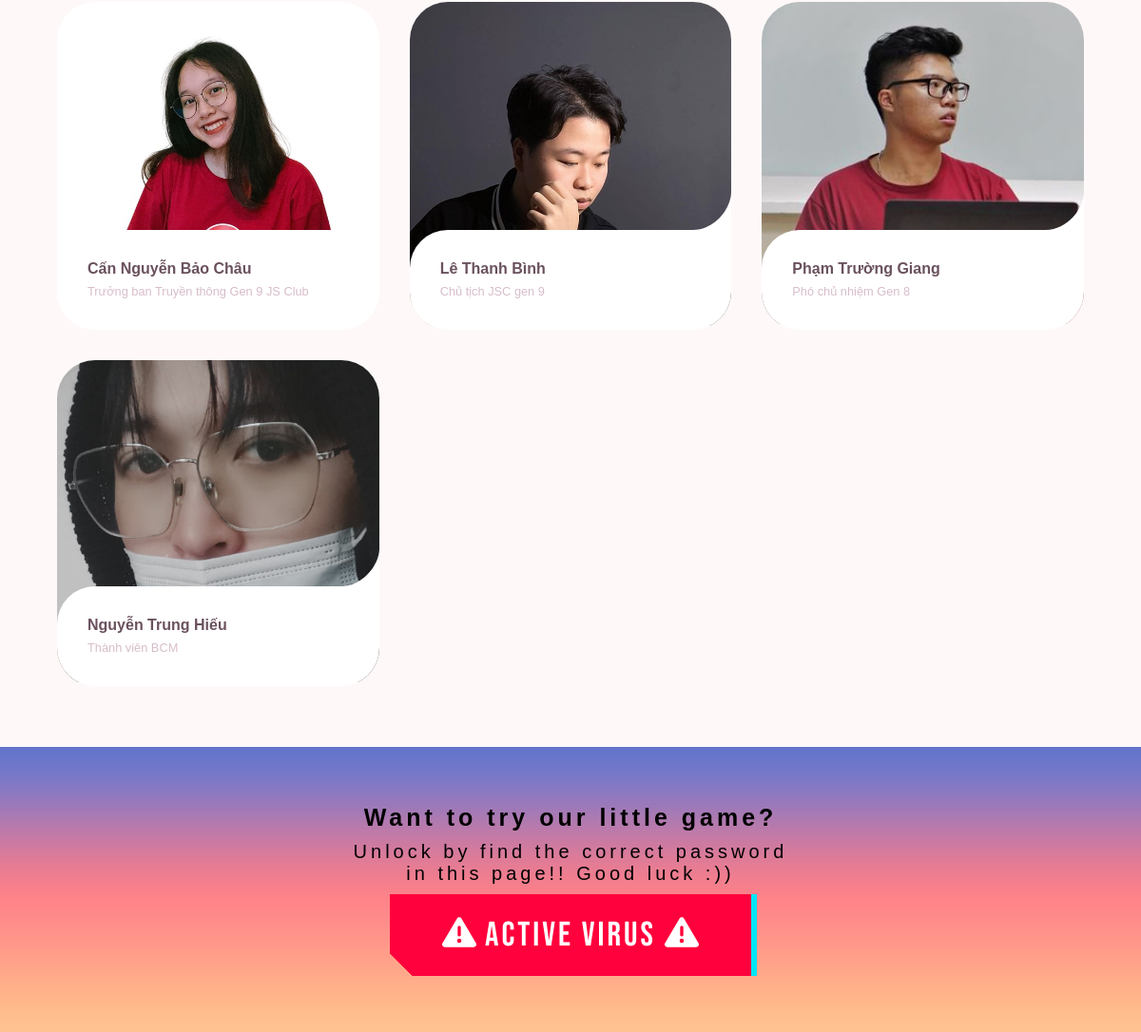
Before: / (lower part) with the older database file.
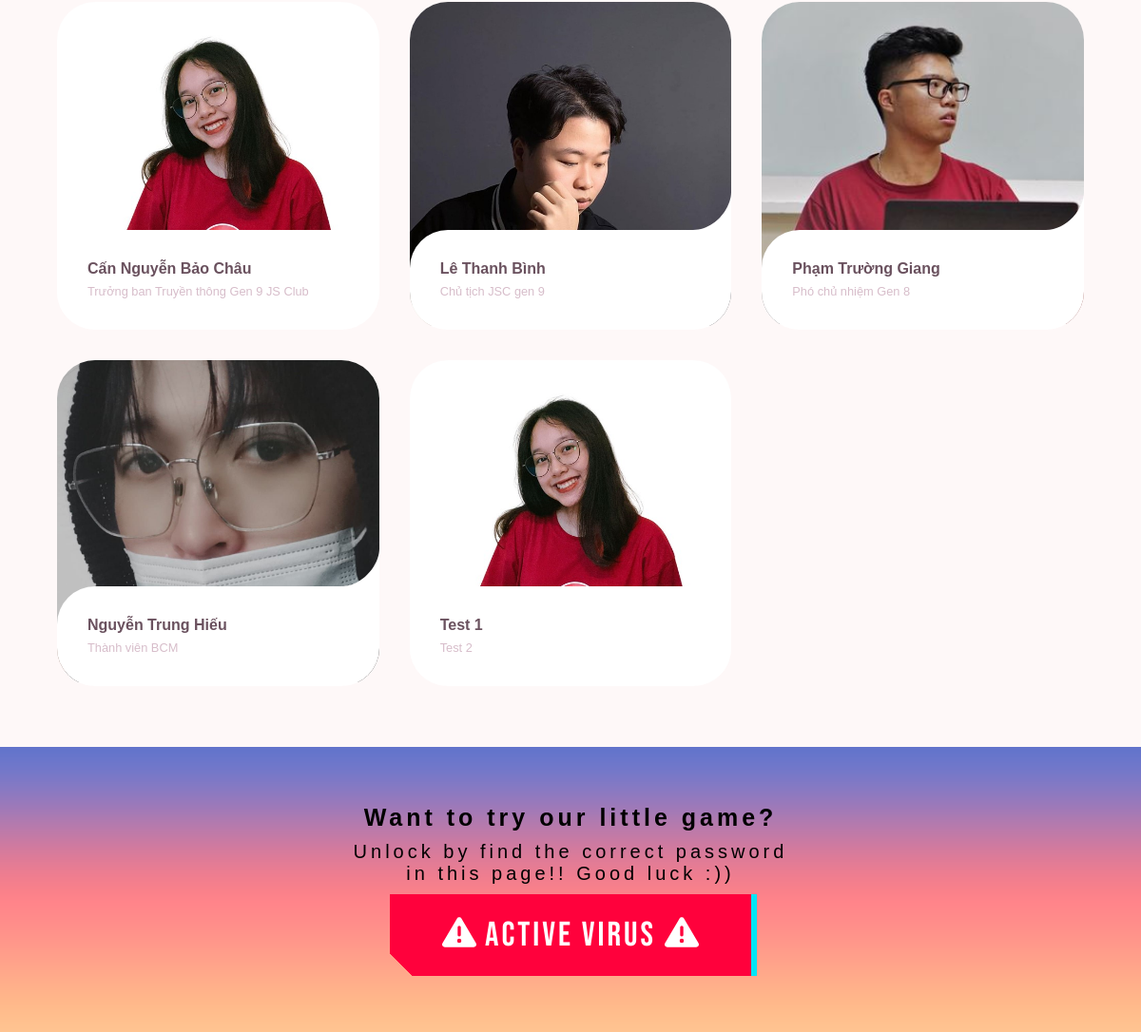
After: the same page with the newer database file.
### blog/models/Blog.py (models this page shows)
class Blog(db.Model):
	id = db.Column(db.Integer, primary_key=True)
	content = db.Column(db.String)
	owner = db.Column(db.String)
	subtitle = db.Column(db.String)
	role = db.Column(db.String)
	date = db.Column(db.DateTime)
	image = db.Column(db.String)

### homepage/views.py (the view)
@homepage.route('/')
def index():
	blogs = BlogController.get_all_blogs()
	return render_template('home.html', blogs=blogs)

### blog/models/Blog.py (called while the page is built)
	@staticmethod
	def get_all_blogs():
		return Blog.query.all()

### templates/home.html (shortened to what this page needs)
<!DOCTYPE html>
<html lang="en">
<head>
    <link rel="stylesheet" href="/static/css/style.css">
    <link rel="stylesheet" href="/static/css/responsive.css">
    <link rel="stylesheet" href="/static/fonts/font-awesome/all.css">
    <link rel="stylesheet" href="/static/css/button.css">
    <link rel="stylesheet" href="/static/css/card.css">
</head>
<body>
    <div id="interview">
        <ul class="cards">
			{% for blog in blogs %}
				<li>
					<a href="/blog/view?id={{ blog.id }}" class="card" target="_blank">
						<img src="{{ blog.image }}" class="card__image" alt="" />
						<div class="card__overlay">
							<div class="card__header">
								<svg class="card__arc" xmlns="http://www.w3.org/2000/svg">
									<path /></svg>
								<div class="card__header-text">
									<h3 class="card__title">{{ blog.owner }}</h3>
									<span class="card__status">{{ blog.role }}</span>
								</div>
							</div>
						</div>
					</a>
				</li>
			{% endfor %}
        </ul>
    </div>
    <section class="wrap-banner" id="challenge">
        <div style="max-width: 40%;text-align: center">
            <h2>Want to try our little game?</h2>
            <p style="padding: 10px;">Unlock by find the correct password in this page!! Good luck :))</p>
            <button type="button" id="submit-btn">
                <i class="fas fa-exclamation-triangle"></i> Active Virus <i class="fas fa-exclamation-triangle"></i>
            </button>
        </div>
    </section>
</body>
</html>

### static/css/style.css (style rules this page uses)
* { padding: 0; margin: 0; box-sizing: border-box; }
html { scroll-behavior: smooth; overflow-x: hidden; }
:root { --primary-background-color: #24325b; --secondary-background-color: #FA818A; --tertiary-background-color: #FFE4CE; --primary-text-color: #fff; --secondary-text-color: #000; --title-font: 'Roboto', sans-serif; --description-font: 'Montserrat', sans-serif; }
#interview { margin-top: 50px; padding-top: 50px; }
#challenge h2 { color: black; font-size: 25px; letter-spacing: 4px; }
#challenge p { color: black; font-size: 20px; letter-spacing: 4px; }
.wrap-banner { display: flex; justify-content: center; align-items: center; height: 75vh; background: url(/static/img/banner/background.png); background-size: cover; background-position: center; max-height: 300px; }

### static/css/button.css (style rules this page uses)
#submit-btn, #submit-btn::after { width: 380px; height: 86px; font-size: 36px; font-family: 'Bebas Neue', cursive; background: linear-gradient(45deg, transparent 5%, #FF013C 5%); border: 0; color: #fff; letter-spacing: 3px; line-height: 88px; box-shadow: 6px 0px 0px #00E6F6; outline: transparent; position: relative; }
#submit-btn::after { --slice-0: inset(50% 50% 50% 50%); --slice-1: inset(80% -6px 0 0); --slice-2: inset(50% -6px 30% 0); --slice-3: inset(10% -6px 85% 0); --slice-4: inset(40% -6px 43% 0); --slice-5: inset(80% -6px 5% 0); content: 'AVAILABLE NOW'; display: block; position: absolute; top: 0; left: 0; right: 0; bottom: 0; background: linear-gradient(45deg, transparent 3%, #00E6F6 3%, #00E6F6 5%, #FF013C 5%); text-shadow: -3px -3px 0px #F8F005, 3px 3px 0px #00E6F6; clip-path: var(--slice-0); }

### static/css/card.css (style rules this page uses)
:root { --surface-color: #fff; --curve: 40; }
* { box-sizing: border-box; }
body { font-family: 'Noto Sans JP', sans-serif; background-color: #fef8f8; }
.cards { display: grid; grid-template-columns: repeat(auto-fit, minmax(300px, 1fr)); gap: 2rem; margin: 4rem 5vw; padding: 0; list-style-type: none; }
.card { position: relative; display: block; height: 100%; border-radius: calc(var(--curve) * 1px); overflow: hidden; text-decoration: none; }
.card__image { width: 100%; height: auto; }
.card__overlay { position: absolute; bottom: 0; left: 0; right: 0; z-index: 1; border-radius: calc(var(--curve) * 1px); background-color: var(--surface-color); transform: translateY(100%); transition: .2s ease-in-out; }
.card__header { position: relative; display: flex; align-items: center; gap: 2em; padding: 2em; border-radius: calc(var(--curve) * 1px) 0 0 0; background-color: var(--surface-color); transform: translateY(-100%); transition: .2s ease-in-out; }
.card__arc { width: 80px; height: 80px; position: absolute; bottom: 100%; right: 0; z-index: 1; }
.card__title { font-size: 1em; margin: 0 0 .3em; color: #6A515E; }
.card__status { font-size: .8em; color: #D7BDCA; }

Changed rows visible on the page:
added Blog: image (picture), owner "Test 1", role "Test 2"
